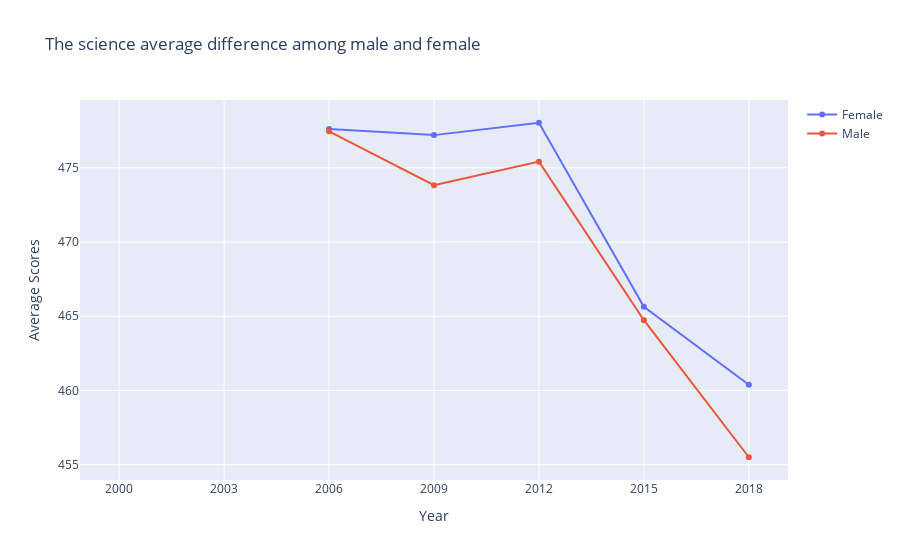

The notebook cell saved with this chart:
### Code cell
sci_F_year = []
sci_M_year = []

#year_go = sci_avg2.loc['Year'].unique().tolist()

for i in range(7):
    sci_F_year.append(sci_F2.groupby('Year').mean()['avg'][i])
    sci_M_year.append(sci_M2.groupby('Year').mean()['avg'][i])


fig = go.Figure()
fig.add_trace(go.Scatter(x=sci_F2['Year'].unique().tolist(), y=sci_F_year,
                mode='lines+markers',
                name='Female'))

fig.add_trace(go.Scatter(x=sci_F2['Year'].unique().tolist(), y=sci_M_year,
                mode='lines+markers',
                name='Male'))

fig.update_layout(title='The science average difference among male and female',
                   xaxis_title='Year',
                   yaxis_title='Average Scores')   

fig.show()

fig.write_html("gender_scig.html")

### Figure 1 — Plotly figure (JSON) as saved in the notebook; plotly's stock layout.template omitted (floating-point values rounded to 4 significant figures)
{"data": [{"mode": "lines+markers", "name": "Female", "type": "scatter", "x": ["2000", "2003", "2006", "2009", "2012", "2015", "2018"], "y": [null, null, 477.6, 477.2, 478.0, 465.6, 460.4]}, {"mode": "lines+markers", "name": "Male", "type": "scatter", "x": ["2000", "2003", "2006", "2009", "2012", "2015", "2018"], "y": [null, null, 477.5, 473.8, 475.4, 464.7, 455.5]}], "layout": {"title": {"text": "The science average difference among male and female"}, "xaxis": {"title": {"text": "Year"}}, "yaxis": {"title": {"text": "Average Scores"}}}}
